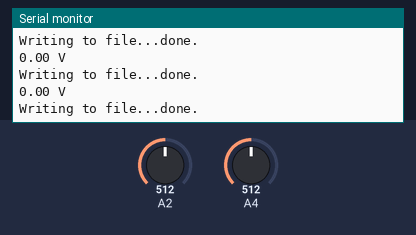
Bench run of a sketch on a simulated Arduino Uno, built with avr-gcc and run on an emulated ATmega328P. Parts: the last lines printed to the serial monitor. The inputs (shaded band) are chosen by the test bench; at power-on: A2 = 512, A4 = 512. Storage starts empty.

Above: at 1.2 s.
1.3 s: A2 set to 716
At 1.51 s:
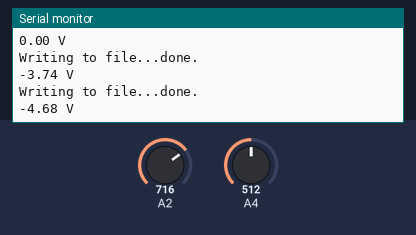
2.8 s: A4 set to 716
At 2.88 s:
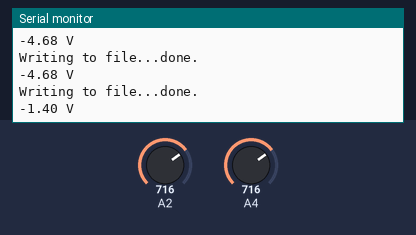
4.3 s: A2 set to 900
At 4.48 s:
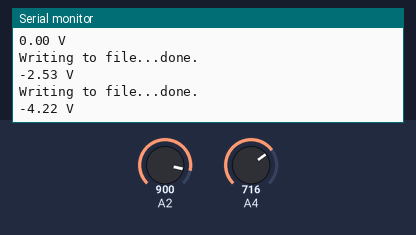
5.8 s: A4 set to 511
At 5.85 s:
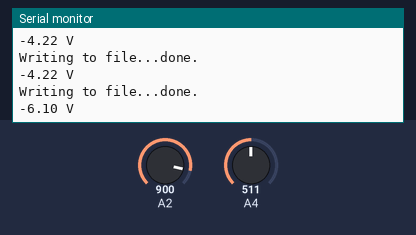
Timing chart, 0 to 8.3 s (numbered marks = the images above; inputs shaded):
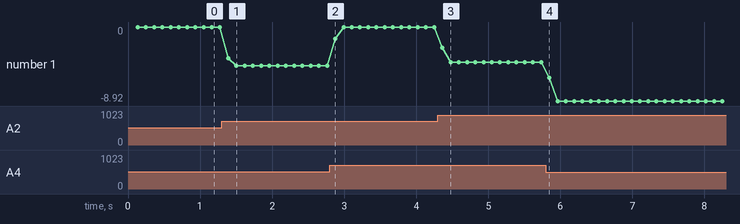

The sketch:

SDCardVoltageReadings.ino
```cpp
/*--------------------------------------------------------------
  Program:      volt_measure

  Description:  Reads value on analog input A2 and calculates
                the voltage assuming that a voltage divider
                network on the pin divides by 11.

  Hardware:     Arduino Uno with voltage divider on A2.

  Software:     Developed using Arduino 1.0.5 software
                Should be compatible with Arduino 1.0 +

  Date:         22 May 2013

  Author:       W.A. Smith, http://startingelectronics.org
--------------------------------------------------------------*/

#include <SPI.h> //SPI communication for SD card reader
#include <SD.h> //SD card functions

File myFile; //variable name for File
char fileName[] = "cap.txt"; //name SD card file here

// number of analog samples to take per reading
#define NUM_SAMPLES 10

int sumA2 = 0;                    // sum of samples taken
int sumA4 = 0;
unsigned char sample_count = 0; // current sample number
float voltage = 0.00;            // calculated voltage
int n = 1; // keep measurement count
long timeNow;

void setup() {

    //pinMode(10, OUTPUT);
    //digitalWrite(10, HIGH);

    Serial.begin(9600);

    while (!Serial) {
      ; // wait for serial port to connect. Needed for native USB port only
    }
    Serial.print("Initializing SD card...");

    if (!SD.begin(10)) {
      Serial.println("initialization failed!");
      return;
    }

    myFile = SD.open(fileName, FILE_WRITE);

    // if the file opened okay, write to it:
    if (myFile) {
      myFile.print("Measurement Count, ");
      myFile.print("Voltage (V), ");
      myFile.println("Milliseconds");
      // close the file:
      myFile.close();
      Serial.println("done.");
    } else {
      // if the file didn't open, print an error:
      Serial.println("error opening file");
    }

    Serial.println("initialization done.");

}

void loop(){
    // take a number of analog samples and add them up
    while (sample_count < NUM_SAMPLES) {
        sumA2 += analogRead(A2);
        sumA4 += analogRead(A4);
        sample_count++;
        delay(10);
    }

    // calculate the voltage
    // use 5.0 for a 5.0V ADC reference voltage
    // 5.015V is the calibrated reference voltage
    voltage = (((float)sumA4 - (float)sumA2) / (float)NUM_SAMPLES * 5.21 * 25.7 / 5.7) / 1024.0;

    Serial.print(voltage);
    Serial.println(" V");

    // open the file. note that only one file can be open at a time,
    // so you have to close this one before opening another.
    myFile = SD.open(fileName, FILE_WRITE);

    // if the file opened okay, write to it:
    if (myFile) {
      Serial.print("Writing to file...");
      myFile.print(n);
      myFile.print(", ");
      myFile.print(voltage);
      myFile.print(", ");

      timeNow = millis();
      myFile.println(timeNow);

      // close the file:
      myFile.close();
      Serial.println("done.");
    } else {
      // if the file didn't open, print an error:
      Serial.println("error opening file");
    }

    n++;
    sample_count = 0;
    sumA2 = 0;
    sumA4 = 0;
}
```

Measured:
- after the input at 1.3 s, the serial monitor: prints a new line after 0.09 s (image 1)
- after the input at 2.8 s, the serial monitor: prints a new line after 0.08 s (image 2)
- after the input at 4.3 s, the serial monitor: prints a new line after 0.06 s (image 3)
- after the input at 5.8 s, the serial monitor: prints a new line after 0.05 s (image 4)
- plotted number 1: 0 → -4.68 after the input at 1.3 s, 0 → -4.22 after the input at 4.3 s, -4.22 → -8.92 after the input at 5.8 s
